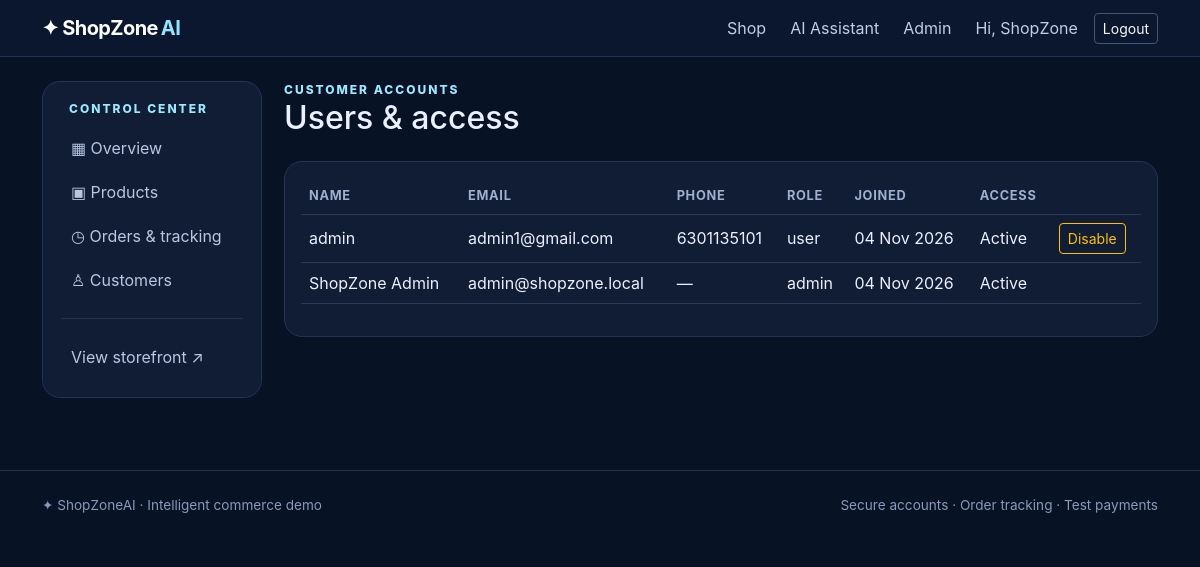
The app's page /admin/users (signed in) with its own data.
### app.py (models this page shows)
class User(db.Model):
    id = db.Column(db.Integer, primary_key=True)
    name = db.Column(db.String(90), nullable=False)
    email = db.Column(db.String(140), unique=True, nullable=False, index=True)
    phone = db.Column(db.String(25))
    password_hash = db.Column(db.String(255), nullable=False)
    role = db.Column(db.String(15), default='user', nullable=False)
    active = db.Column(db.Boolean, default=True)
    created_at = db.Column(db.DateTime, default=datetime.utcnow)

### app.py (the view)
@app.route('/admin/users')
@admin_required
def admin_users():
    users=User.query.order_by(User.created_at.desc()).all()
    return render_template('admin/users.html',users=users)

### app.py (called while the page is built)
def current_user():
    uid = session.get('user_id')
    return db.session.get(User, uid) if uid else None

@app.context_processor
def inject_globals():
    u = current_user()
    count = CartItem.query.filter_by(user_id=u.id).count() if u and u.role == 'user' else 0
    return {'current_user':u, 'cart_count':count, 'currency':os.getenv('CURRENCY','INR')}

def login_required(role=None):
    def deco(fn):
        @wraps(fn)
        def wrapper(*args, **kwargs):
            u=current_user()
            if not u or not u.active:
                session.clear(); flash('Please sign in to continue.','warning')
                return redirect(url_for('login', next=request.path))
            if role and u.role != role: abort(403)
            return fn(*args, **kwargs)
        return wrapper
    return deco

### templates/admin/users.html
{% extends 'admin/base_admin.html' %}{% block admin_content %}<div class="eyebrow">Customer accounts</div><h1 class="h2 mb-4">Users & access</h1><div class="panel p-3 table-responsive"><table class="table align-middle"><thead><tr><th>Name</th><th>Email</th><th>Phone</th><th>Role</th><th>Joined</th><th>Access</th><th></th></tr></thead><tbody>{% for u in users %}<tr><td>{{ u.name }}</td><td>{{ u.email }}</td><td>{{ u.phone or '—' }}</td><td>{{ u.role }}</td><td>{{ u.created_at.strftime('%d %b %Y') }}</td><td>{{ 'Active' if u.active else 'Disabled' }}</td><td>{% if u.role!='admin' %}<form method="post" action="{{ url_for('user_toggle',uid=u.id) }}"><button class="btn btn-sm btn-outline-warning">{{ 'Disable' if u.active else 'Enable' }}</button></form>{% endif %}</td></tr>{% endfor %}</tbody></table></div>{% endblock %}

### templates/base.html (shortened to what this page needs)
<!doctype html><html lang="en"><head><meta charset="utf-8"><meta name="viewport" content="width=device-width, initial-scale=1">
<link href="https://cdn.jsdelivr.net/npm/bootstrap@5.3.3/dist/css/bootstrap.min.css" rel="stylesheet">
<link href="{{ url_for('static',filename='style.css') }}" rel="stylesheet"></head><body>
<nav class="navbar navbar-expand-lg navbar-dark nav-glass sticky-top"><div class="container">
<a class="navbar-brand fw-bold" href="{{ url_for('home') }}">✦ ShopZone<span class="brand-ai">AI</span></a>
<div class="collapse navbar-collapse" id="nav"><ul class="navbar-nav ms-auto align-items-lg-center gap-lg-2">
<li><a class="nav-link" href="{{ url_for('products') }}">Shop</a></li><li><a class="nav-link" href="{{ url_for('assistant') }}">AI Assistant</a></li>
{% if current_user and current_user.role=='admin' %}<li><a class="nav-link" href="{{ url_for('admin_dashboard') }}">Admin</a></li>{% endif %}
{% if current_user %}<li class="nav-item"><span class="nav-link small text-info">Hi, {{ current_user.name.split()[0] }}</span></li><li><a class="btn btn-sm btn-outline-light" href="{{ url_for('logout') }}">Logout</a></li>
{% else %}<li><a class="nav-link" href="{{ url_for('login') }}">Login</a></li><li><a class="btn btn-sm btn-primary px-3" href="{{ url_for('register') }}">Create account</a></li>{% endif %}
</ul></div></div></nav>
<main class="container py-4">{% block content %}{% endblock %}</main>
<footer class="footer mt-5"><div class="container py-4 d-flex flex-wrap justify-content-between gap-2"><span>✦ ShopZoneAI · Intelligent commerce demo</span><span>Secure accounts · Order tracking · Test payments</span></div></footer>
<script src="https://cdn.jsdelivr.net/npm/bootstrap@5.3.3/dist/js/bootstrap.bundle.min.js"></script></body></html>

### static/style.css (style rules this page uses)
:root { --ink:#eaf0ff;--muted:#9aa8c7;--panel:#111c35;--line:#253454;--accent:#8b7cff }
* { box-sizing:border-box }
body { background:#081225;color:var(--ink);min-height:100vh;font-family:Inter,ui-sans-serif,system-ui,-apple-system,"Segoe UI",sans-serif }
.nav-glass { background:#0c1830ed;border-bottom:1px solid #253454;backdrop-filter:blur(18px) }
.navbar-brand { letter-spacing:-.6px }
.brand-ai { color:#8ee6ff;margin-left:3px }
.nav-link { color:#c3cde3!important }
.eyebrow { color:#9ce9ff;text-transform:uppercase;letter-spacing:2px;font-size:.75rem;font-weight:800 }
.panel,.product-card,.stat-card,.admin-side { background:var(--panel);border:1px solid var(--line);border-radius:18px }
.btn-outline-light { border-color:#455675 }
.table { --bs-table-bg:transparent;--bs-table-color:#eaf0ff;--bs-table-border-color:#293957 }
.table thead th { color:#9eafd0;font-size:.8rem;text-transform:uppercase;letter-spacing:.7px }
.footer { border-top:1px solid #23324d;color:#8999b8;font-size:.85rem }

### records on screen
User: name "ShopZone", name "ShopZone Admin", email "admin@shopzone.local", phone "—", role "admin", created_at "04 Nov 2026", active "Active"
User: name "admin", email "admin1@gmail.com", phone "6301135101", role "user", created_at "04 Nov 2026", active "Active", active "Disable"
